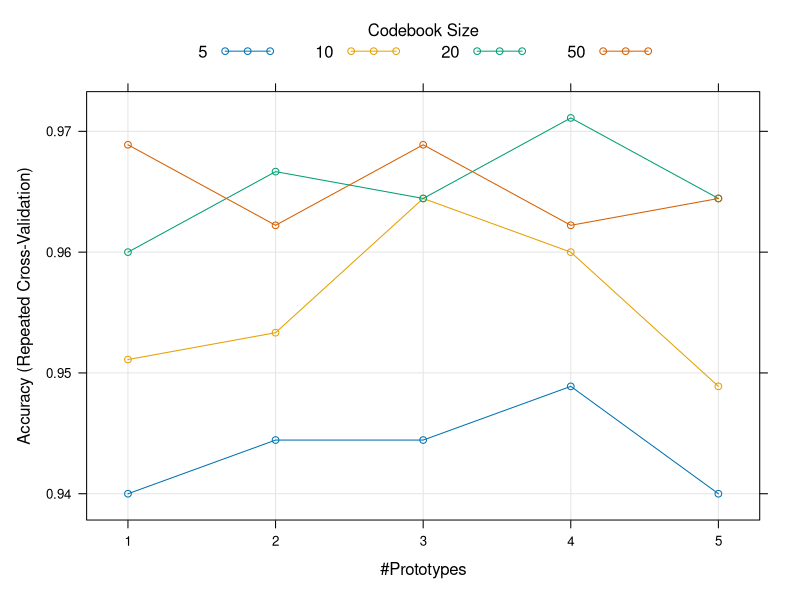

Generate this figure with R:
# Tune algorithm parameters using a manual grid search.

# load the library
library(caret)
# load the dataset
data(iris)
# prepare training scheme
control <- trainControl(method="repeatedcv", number=10, repeats=3)
# design the parameter tuning grid
grid <- expand.grid(size=c(5,10,20,50), k=c(1,2,3,4,5))
# train the model
model <- train(Species~., data=iris, method="lvq", trControl=control, tuneGrid=grid)
# summarize the model
print(model)
# plot the effect of parameters on accuracy
plot(model)
